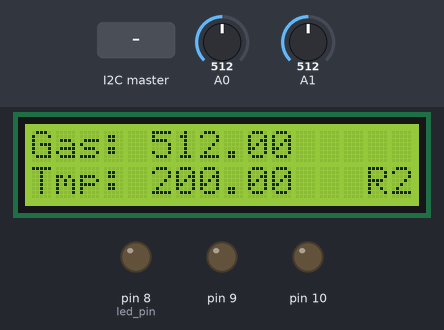
The sketch below on a simulated Arduino Uno, built with avr-gcc and run on an emulated ATmega328P. Parts: 16×2 character LCD, output pins drawn as LEDs (lit = HIGH). The test bench sets the inputs (shaded band); at power-on: A0 = 512, A1 = 512.

Above: at 1.2 s.
1.3 s: the I2C master sends the byte 1
At 2.5 s:
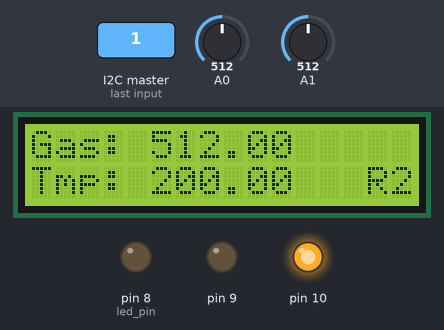
2.8 s: the I2C master sends the byte 2
At 3.6 s:
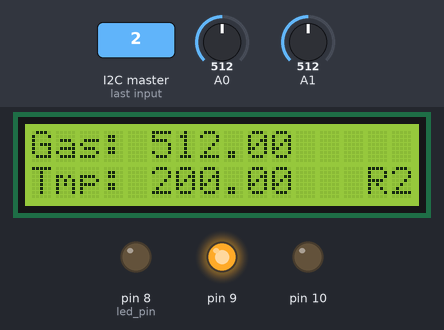
4.3 s: A0 set to 716
At 4.8 s:
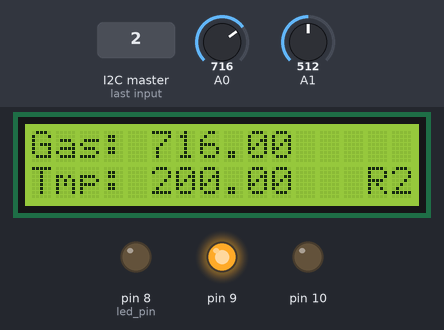
5.8 s: A1 set to 716
At 7.0 s:
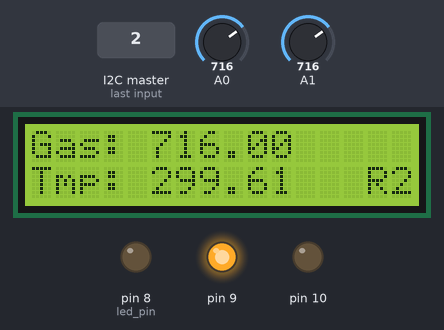
7.3 s: A0 set to 900
At 8.1 s:
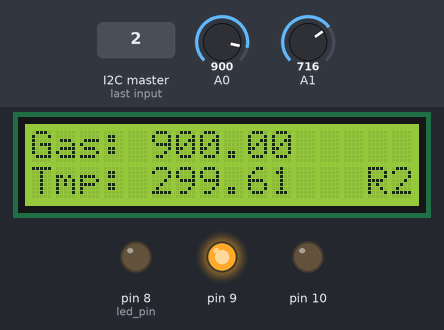
8.8 s: A1 set to 900
At 9.2 s:
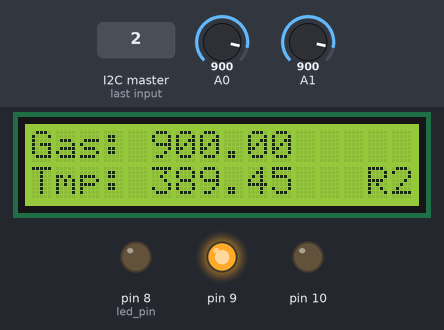
Timing chart, 0 to 11.3 s (numbered marks = the images above; inputs shaded):
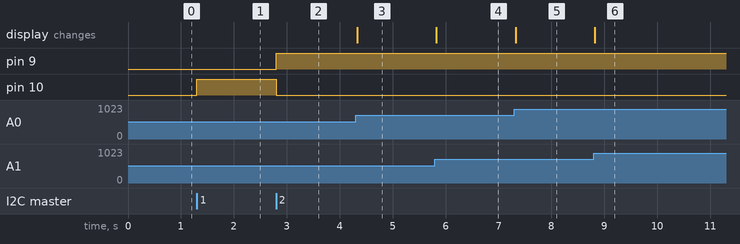

The sketch:

I2C_Slave_2.ino
```cpp
// C++ code
//crate 2
#include<LiquidCrystal.h>
#include<Wire.h>
float gas = 0;
float tmp = 0;
float mv = 0;
int led_pin = 8;
int tmp_read = 0;
char gas_string[7];
char tmp_string[7];
LiquidCrystal lcd(12, 11, 5, 4, 3, 2);

void setup()
{
  pinMode(A0, INPUT);
  pinMode(A1, INPUT);
  pinMode(9, OUTPUT);
  pinMode(10, OUTPUT);
  pinMode(led_pin, OUTPUT);
  Wire.begin(2);
  Wire.onRequest(reqEvent);
  Wire.onReceive(recEvent);
  lcd.begin(16, 2);
  Serial.begin(9600);
}

void loop()
{
  gas = analogRead(A0);
  tmp_read = analogRead(A1);
  mv = (tmp_read/1024.0)*5000;
  tmp = (mv - 500)/10;
  lcd.setCursor(14,1);
  lcd.print("R2");
  lcd.setCursor(0,0); // (column, row)
  lcd.print("Gas: ");
  lcd.print(gas);
  lcd.setCursor(0,1); //(column, row)
  lcd.print("Tmp: ");
  lcd.print(tmp);
  //pin 9 is MSB and 10 is LSB
  delay(53);

}

void reqEvent()
{
  //Serial.print("some random string");
  dtostrf(gas,7,2,gas_string);
  dtostrf(tmp,7,2,tmp_string);
  Wire.write(gas_string, sizeof(gas_string));
  Wire.write(tmp_string, sizeof(tmp_string));
}

void recEvent(int no_bytes)
{
  int rank;
 while(Wire.available())
 {
  	rank = Wire.read();
   	//Serial.println(rank);
 }
  if(rank == 1)
  {
    digitalWrite(9, LOW);
    digitalWrite(10, HIGH);
  }
  else if(rank == 2)
  {
    digitalWrite(9, HIGH);
    digitalWrite(10, LOW);
  }
  else if(rank == 3)
  {
    digitalWrite(9, HIGH);
    digitalWrite(10, HIGH);
  }
}
```

Measured:
- after the input at 1.3 s, pin 10: LOW → HIGH at once
- after the input at 2.8 s, pin 9: LOW → HIGH at once; pin 10: HIGH → LOW at once
- after the input at 4.3 s, the display: changes at once (image 3)
- after the input at 5.8 s, the display: changes at once (image 4)
- after the input at 7.3 s, the display: changes at once (image 5)
- after the input at 8.8 s, the display: changes at once (image 6)
